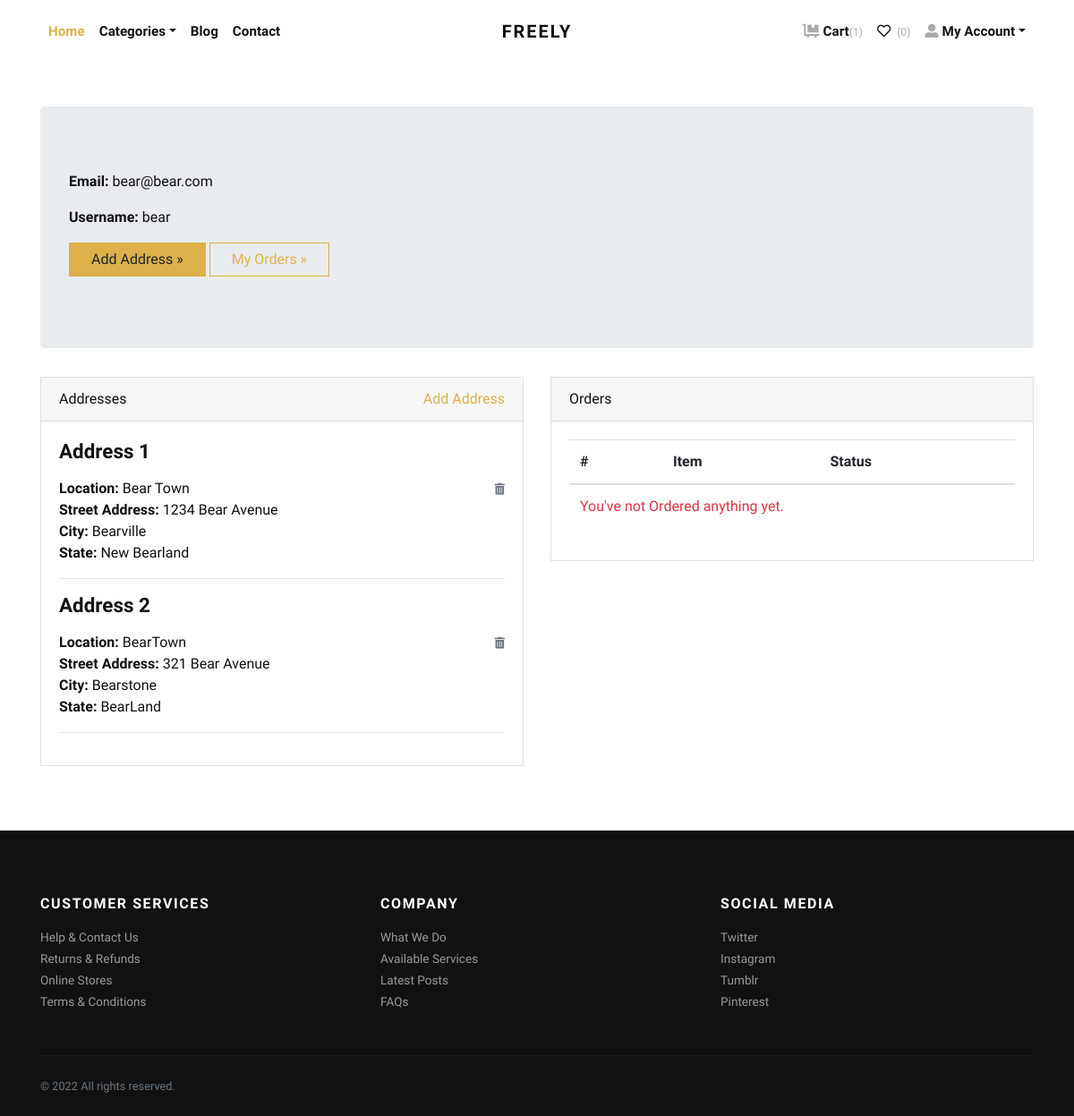
/accounts/profile/ (signed in), run on the app's committed database.
### store/models.py (models this page shows, shortened)
class Address(models.Model):
    user = models.ForeignKey(User, verbose_name="User", on_delete=models.CASCADE)
    location = models.CharField(max_length=150, verbose_name="Location")
    street_address = models.CharField(max_length=200, verbose_name="Street Address")
    city = models.CharField(max_length=150, verbose_name="City")
    state = models.CharField(max_length=150, verbose_name="State")

### store/views.py (the view)
# urls.py: path('accounts/profile/', views.profile, name='profile'),
@login_required
def profile(request):
    addresses = Address.objects.filter(user=request.user)
    orders = Order.objects.filter(user=request.user)
    return render(request, "account/profile.html", {'addresses' : addresses, 'orders' : orders})

### store/context_preprocessors.py (called while the page is built)
def store_menu(request):
    categories = Category.objects.filter(is_active=True)
    context = {
        'categories_menu': categories,
    }
    return context

def cart_menu(request):
    if request.user.is_authenticated:
        cart_items= Cart.objects.filter(user=request.user)
        context = {
            'cart_items': cart_items,
        }
    else:
        context = {}
    return context

### templates/account/profile.html (shortened to what this page needs)
{% extends 'base.html' %}
{% load static %}
    {% block content %}
      <div class="container py-5">
        <div class="jumbotron">
          <p><strong>Email:</strong> {{request.user.email}}</p>
          <p><strong>Username:</strong> {{request.user.username}}</p>
          <p><a class="btn btn-primary btn-large" href="{% url 'store:add-address' %}">Add Address »</a> <a class="btn btn-outline-primary btn-large" href="{% url 'store:orders' %}">My Orders »</a></p>
        </div>
        <div class="row">
          <div class="col-lg-6">
            <div class="card mb-4" id="headings">
              <div class="card-header">Addresses <span class="float-right"><a href="{% url 'store:add-address' %}">Add Address</a></span></div>
              <div class="card-body">
                {% if addresses %}
                    {% for address in addresses %}
                        <h4 class="mb-3">Address {{forloop.counter}}</h4>
                        <span class="float-right"><a href="{% url 'store:remove-address' address.id %}"><i class="fas fa-trash-alt small text-muted"></i></a></span>
                        <p>
                            <strong>Location: </strong>{{address.location}} <br>
                            <strong>Street Address: </strong>{{address.street_address}} <br>
                            <strong>City: </strong>{{address.city}} <br>
                            <strong>State: </strong>{{address.state}} <br>
                        </p>
                        <hr>
                    {% endfor %}
                {% else %}
                <div class="text-danger">
                  Address not Added.
                </div>
                {% endif %}
              </div>
            </div>
          </div>
          <div class="col-lg-6">
            <div class="card mb-4" id="tables">
              <div class="card-header">Orders</div>
              <div class="card-body">
                <table class="table table-hover">
                  <thead>
                    <tr>
                      <th>#</th>
                      <th>Item</th>
                      <th>Status</th>
                    </tr>
                  </thead>
                  <tbody>
                    {% if orders %}
                      {% for order in orders %}
                        <tr>
                          <td>{{forloop.counter}}</td>
                          <td>{{order.product.title}}</td>
                          <td>
                            {{order.status}}
                          </td>
                        </tr>
                      {% endfor %}
                    {% else %}
                    <tr>
                      <td class="text-danger" colspan="3">You've not Ordered anything yet.</td>
                    </tr>
                    {% endif %}
                  </tbody>
                </table>
              </div>
            </div>
          </div>
        </div>
      </div>
{% endblock content %}

### static/css/style.default.css (style rules this page uses)
strong { font-weight: 700; }
.btn { font-weight: 400; border: 1px solid transparent; font-family: inherit; padding: 0.375rem 1.5rem; font-size: 1rem; line-height: 1.5; border-radius: 0; transition: color 0.15s ease-in-out, background-color 0.15s ease-in-out, border-color 0.15s ease-in-out, box-shadow 0.15s ease-in-out; }
.btn-primary { color: #212529; background-color: #dcb14a; border-color: #dcb14a; }
.btn-outline-primary { color: #dcb14a; background-color: transparent; background-image: none; border-color: #dcb14a; }
body { font-family: "Libre Franklin", sans-serif; font-size: 1rem; font-weight: 400; line-height: 1.5; color: #111111; background-color: #fff; }
a { color: #dcb14a; text-decoration: none; }
h1, h2, h3, h4, h5, h6, .h1, .h2, .h3, .h4, .h5, .h6 { margin-bottom: 0.5rem; font-family: inherit; font-weight: 900; line-height: 1.2; color: inherit; }
h4, .h4 { font-size: 1.4rem; }
hr { border-top: 1px solid rgba(17, 17, 17, 0.1); }
small, .small { font-size: 80%; font-weight: 400; }
.text-danger { color: #dc3545 !important; }
.card { background-color: #fff; border: 1px solid rgba(17, 17, 17, 0.125); border-radius: 0; }
.card-body { padding: 1.25rem; }
.card-header { padding: 0.75rem 1.25rem; background-color: rgba(17, 17, 17, 0.03); border-bottom: 1px solid rgba(17, 17, 17, 0.125); }
.card-header:first-child { border-radius: calc(0 - 1px) calc(0 - 1px) 0 0; }

### data on the page
Address: location "Bear Town", street_address "1234 Bear Avenue", city "Bearville", state "New Bearland"
Address: location "BearTown", street_address "321 Bear Avenue", city "Bearstone", state "BearLand"

### other printed values
{{ cart_items.count }} "1"
{{ request.user.email }} "bear@bear.com"
{{ request.user.username }} "bear"
